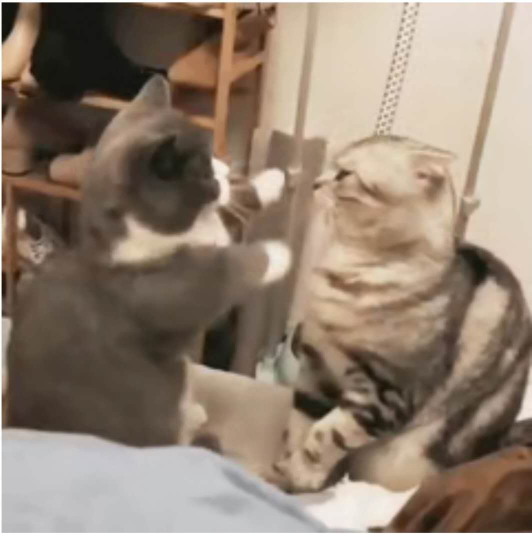
#> input picture opencv_cat.jpg, 1064 x 1068 px (shown at 1/2 size)
$ python 'opencv_2阈值与平滑处理.py'
#> lines starting #> are read from the running program, lines starting #| are printed output that depends on the picture
import  tensorflow as tf
import cv2 #opencv读取格式RGB
import matplotlib.pyplot as plt #绘图展示
import numpy as np #数值计算工具包
from   tensorflow.keras import layers, optimizers, datasets, Sequential
from   matplotlib import pyplot as plt
import os
os.environ["CUDA_VISIBLE_DEVICES"] = "-1"
os.environ['TF_CPP_MIN_LOG_LEVEL'] = '2'

#cv图片展示通用代码
def cv_show(name,img):
    cv2.imshow(name, img)
    cv2.waitKey(0)  # 等待时间毫秒级，2000ms,0表示任意键终止
    cv2.destroyAllWindows()
#cv颜色通道转成plt颜色通道
def cv_plt(img):
    b, g, r = cv2.split(img)
    img_plt = cv2.merge([r, g, b])
    return img_plt

#检查并读取图像
img = cv2.imread('opencv_cat.jpg')
#> img is the input picture: shape (1068, 1064, 3); mean B, G, R 112, 127.8, 144.8
img_noise = cv2.imread('opencv_cat_noise.jpg')
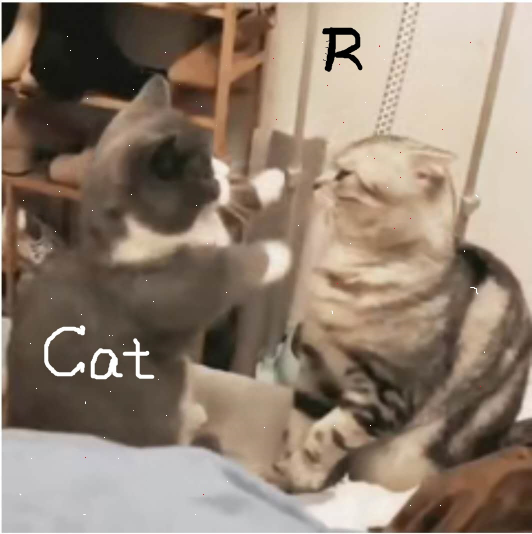
#> input picture opencv_cat_noise.jpg, 1064 x 1068 px (shown at 1/2 size)
#> img_noise is the input picture: shape (1068, 1064, 3); mean B, G, R 112.3, 128, 144.9
img_gray = cv2.imread('opencv_cat.jpg',cv2.IMREAD_GRAYSCALE)
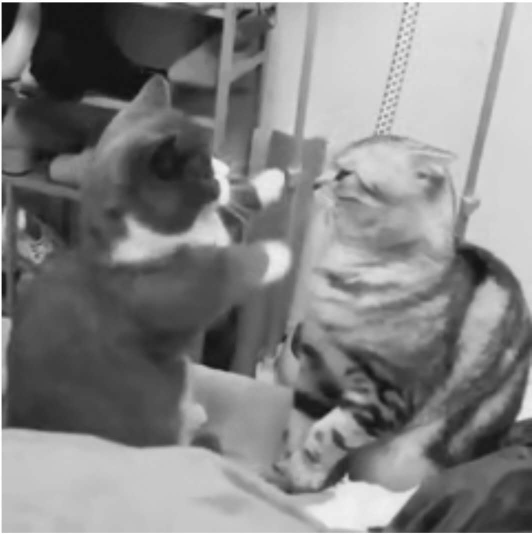
#> img_gray: shape (1068, 1064) (shown at 1/2 size); min 6, max 255, mean 131.1
# cv_show('image',img)
# cv_show('img_noise',img_noise)
# cv_show('image_gray',img_gray)


'''
=================图像阈值处理==================
et,dst = cv2.threshold(src,thresh,maxval,type)

    src：输入图，只能是单通道
    dst：输出图
    thresh：阈值
    maxval：当像素值超过了阈值（小于阈值根据type定）所赋予的值
    type：二值化操作类型：
                        cv2.THRESH_BINARY;超过阈值取最大值，否则为0
                        cv2.THRESH_BINARY_INV;上述反转
                        cv2.THRESH_BINARY_TRUNC;大于阈值部分设为阈值，否则不便
                        cv2.THRESH_TOZERO;大于阈值部分不改变，否则设为0
                        cv2.THRESH_TOZERO_INV.上述反转
'''
# [15 lines of commented-out code are left out]


'''
=================图像平滑处理==================
'''
# #均值滤波，简单的平均卷积操作，这里是3*3的过滤核
blur = cv2.blur(img_noise,(3,3))
# cv_show('blur',blur)


# #方框滤波，和均值滤波差不多，可以选择归一化
box_norm = cv2.boxFilter(img_noise,-1,(3,3),normalize=True)
# cv_show('box_norm',box_norm)


# #方框滤波，和均值滤波差不多，不选择归一化容易越界，越界指的是大于255
box = cv2.boxFilter(img_noise,-1,(3,3),normalize=False)
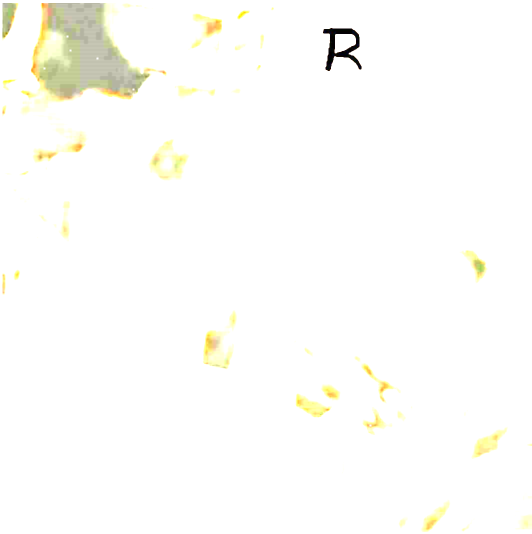
#> box: shape (1068, 1064, 3) (shown at 1/2 size); mean B, G, R 249.6, 252.8, 253
# cv_show('box',box)


# #高斯滤波
gaussian = cv2.GaussianBlur(img_noise,(5,5),1)
# cv_show('gaussian',gaussian)


#中值滤波
median = cv2.medianBlur(img_noise,5)
# cv_show('median',median)


# 集中显示对比效果
img_noise = cv_plt(img_noise)
#> in cv_plt, `b, g, r = cv2.split(img)`:
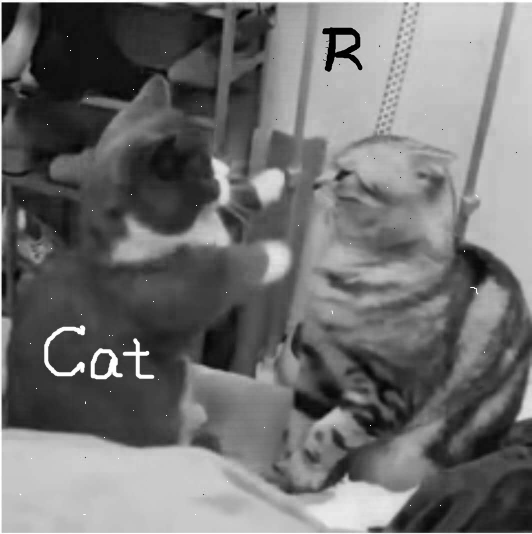
#> b: shape (1068, 1064) (shown at 1/2 size); min 0, max 255, mean 112.3
#> in cv_plt, `b, g, r = cv2.split(img)`:
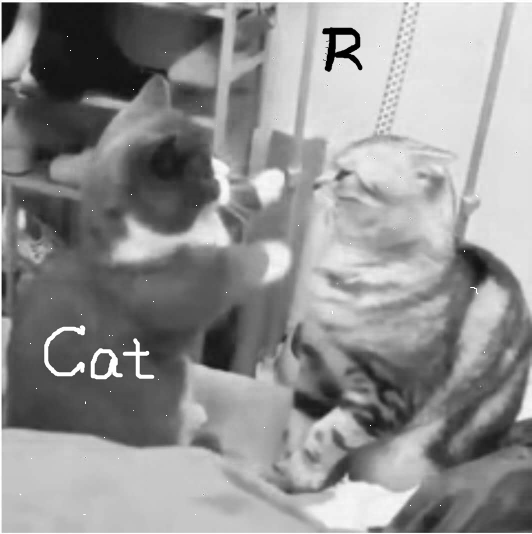
#> r: shape (1068, 1064) (shown at 1/2 size); min 0, max 255, mean 144.9
blur = cv_plt(blur)
box_norm = cv_plt(box_norm)
box = cv_plt(box)
#> in cv_plt (call 4), `b, g, r = cv2.split(img)`:
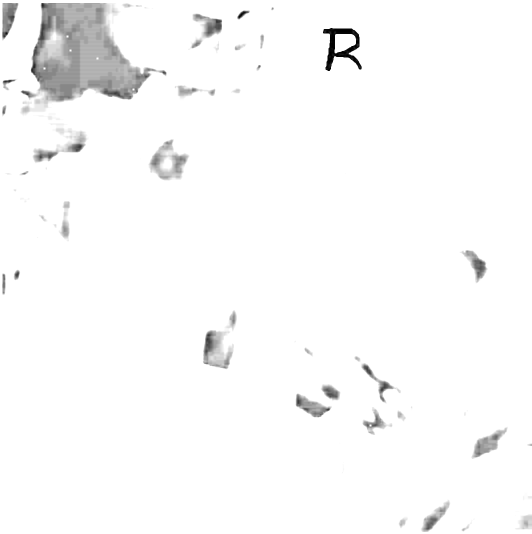
#> b: shape (1068, 1064) (shown at 1/2 size); min 0, max 255, mean 249.6
#> in cv_plt (call 4), `b, g, r = cv2.split(img)`:
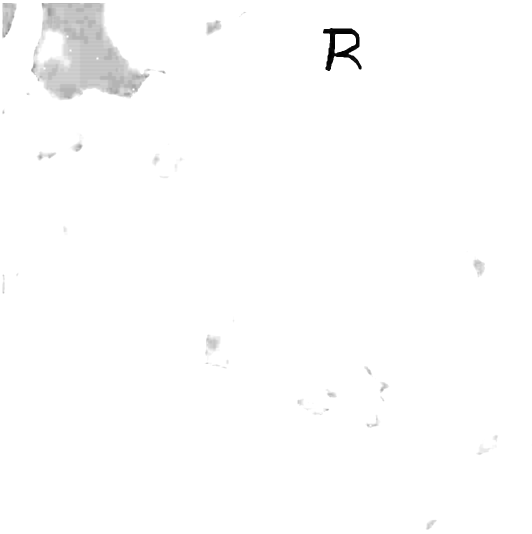
#> g: shape (1068, 1064) (shown at 1/2 size); min 0, max 255, mean 252.8
gaussian = cv_plt(gaussian)
median = cv_plt(median)
plt.subplot(231), plt.imshow(img_noise), plt.title('img_noise')
plt.subplot(232), plt.imshow(blur), plt.title('img_noise--blur')
plt.subplot(233), plt.imshow(box_norm), plt.title('img_noise--box_norm')
plt.subplot(234), plt.imshow(box), plt.title('img_noise--box')
plt.subplot(235), plt.imshow(gaussian), plt.title('img_noise--gaussian')
plt.subplot(236), plt.imshow(median), plt.title('img_noise--median')
plt.show()
